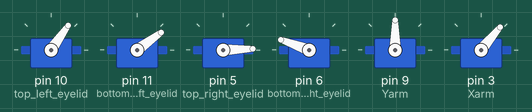
Simulated run of this sketch. Board: Arduino Uno, built with avr-gcc and run on an emulated ATmega328P. Shown: 6 × servo. Random numbers use the default seed unless the sketch sets one.

Above: at 2.1 s.
At 2.7 s:
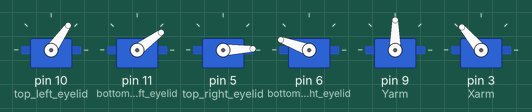
At 16.1 s:
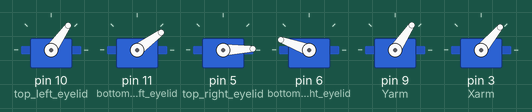
At 20.1 s:
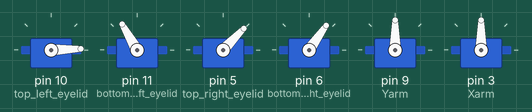
At 26.3 s:
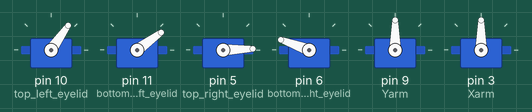
At 31.6 s:
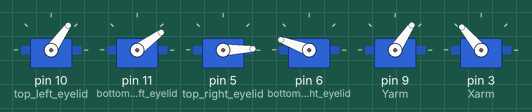
Timing chart, 0 to 40.0 s (numbered marks = the images above):
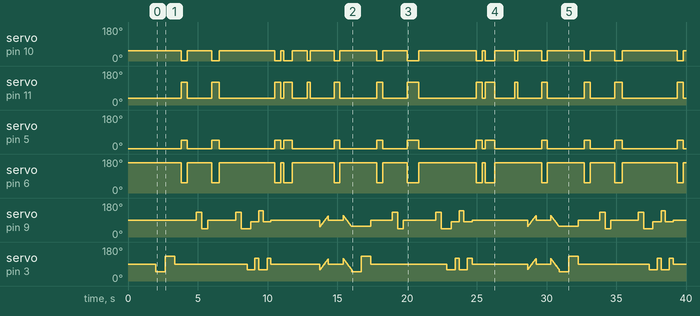

The sketch:

sketch_apr05a.ino
```cpp
#include <Servo.h>
Servo top_left_eyelid;
Servo bottom_left_eyelid;
Servo top_right_eyelid;
Servo bottom_right_eyelid;
Servo Yarm;
Servo Xarm;
void setup() {
  top_left_eyelid.attach(10);
  bottom_left_eyelid.attach(11);
  top_right_eyelid.attach(5);
  bottom_right_eyelid.attach(6);
  Yarm.attach(9);
  Xarm.attach(3);
  Serial.begin(9600);
  open_eye();
  eye_ball_centert();
  delay(2000);
}
void loop() {
  eye_ball_left();
  delay(680);
  eye_ball_right();
  delay(680);
  eye_ball_centert();
  delay(450);
  synchronous_close();
  //synchronous_close();
  eye_ball_centert();
  delay(450);
  look_up();
  delay(400);
  look_down();
  delay(400);
  eye_ball_centert();
  delay(300);
  random_close();
  delay(450);
  look_up();
  delay(400);
  look_down();
  delay(400);
  random_movement();
  delay(400);
  eye_ball_centert();
  delay(300);
  top_left_eyelid.write(2);
  bottom_left_eyelid.write(120);
  delay(200);
  top_left_eyelid.write(55);
  bottom_left_eyelid.write(36);
  delay(200);
  open_eye();
  delay(500);
  for (int i = 60; i < 120; i++)
  {
    Xarm.write(i);
    Yarm.write(i - 5);
    delay(10);
  }
  eye_ball_centert();
  delay(400);
  synchronous_close();
  for (int i = 120; i > 60; i--)  {
    Xarm.write(i);
    Yarm.write(i - 5);
    delay(10);
  }
}
void random_movement() {
  Xarm.write(60);
  delay(random(250, 340));
  Yarm.write(80);
  delay(random(250, 340));
  Xarm.write(120);
  delay(random(250, 340));
  Yarm.write(140);
  Xarm.write(60);
  delay(random(250, 340));
  Yarm.write(80);
  delay(random(250, 340));
  Xarm.write(120);
  delay(random(250, 340));
  Yarm.write(140);
  eye_ball_centert();
  delay(300);
  synchronous_close();
  random_close();
}
void random_close() {
  close_eye();
  delay(random(220, 880));
  open_eye();
  delay(random(220, 880));
}
void synchronous_close() {
  close_eye();
  delay(420);
  open_eye();
  delay(222);
}
void eye_ball_left() {
  Xarm.write(50);
}
void eye_ball_right() {
  Xarm.write(130);
}
void eye_ball_centert() {
  Xarm.write(90);
  Yarm.write(90);
}
void look_up() {
  Yarm.write(132);
}
void look_down() {
  Yarm.write(45);
}
void close_eye() {
  top_left_eyelid.write(2);
  bottom_left_eyelid.write(120);
  top_right_eyelid.write(46);
  bottom_right_eyelid.write(55);
}
void open_eye() {
  top_left_eyelid.write(55);
  bottom_left_eyelid.write(36);
  top_right_eyelid.write(2);
  bottom_right_eyelid.write(160);
}
```

Measured:
- by itself, servo on pin 9 (Yarm): 90° → 132° at 4.9 s, → 45° 0.40 s later, → 90° 0.40 s later, → 132° 2.0 s later, … (153 changes in this stretch)
- by itself, servo on pin 5 (top_right_eyelid): 2° → 46° at 3.8 s, → 2° 0.42 s later, → 46° 1.8 s later, → 2° 0.53 s later, … (26 changes in this stretch)
- by itself, servo on pin 10 (top_left_eyelid): 55° → 2° at 3.8 s, → 55° 0.42 s later, → 2° 1.8 s later, → 55° 0.53 s later, … (30 changes in this stretch)
